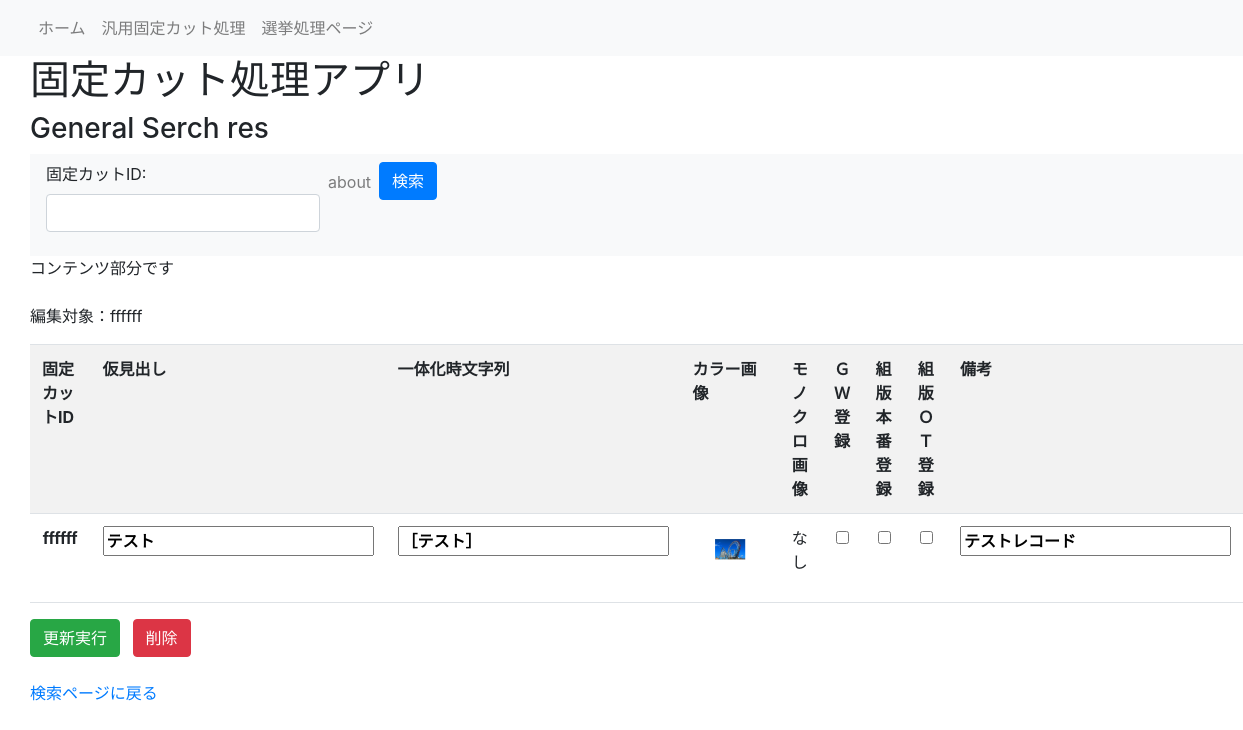
Page /general_detail/ffffff on the earlier database version.
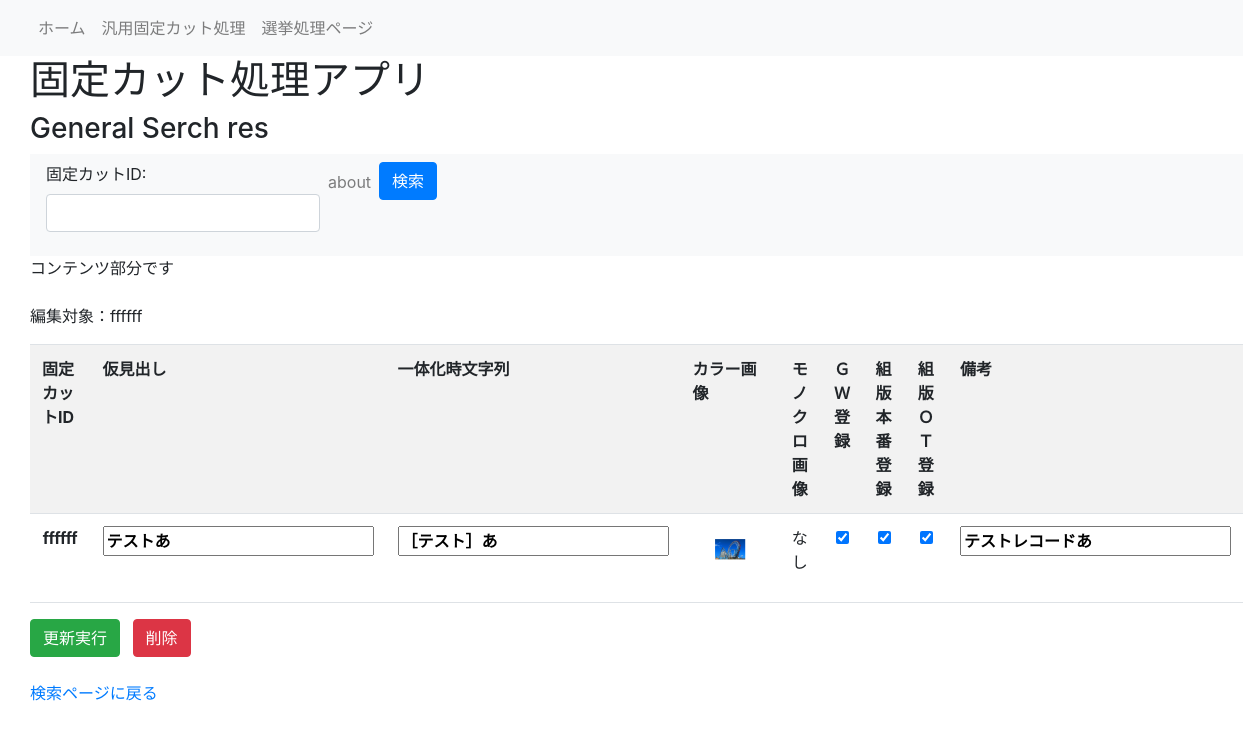
Same page on the later database version.
### fixedcut_app/models/fixedcut.py (models this page shows)
class FixedCut(db.Model):
    ___tablename__ = "fixedcut"
    id = db.Column(db.String(20), primary_key=True) #固定カットID
    midashi = db.Column(db.String(30)) #仮見出し
    Str = db.Column(db.String(100)) #一体化時文字列
    colorUrl = db.Column(db.String(100)) #カラー画像のURL
    monoUrl = db.Column(db.String(100)) #モノクロ画像のURL
    GWFlg = db.Column(db.Boolean, default=False) #GW登録対象
    prodFlg = db.Column(db.Boolean, default=False) #組版本番登録済みか
    OTFlg = db.Column(db.Boolean, default=False) #組版OT系登録済みか
    comment = db.Column(db.String(255)) #コメント
    created_at = db.Column(db.DateTime, nullable=False, default=datetime.now)  # 作成日時
    updated_at = db.Column(db.DateTime, nullable=False, default=datetime.now, onupdate=datetime.now)  # 更新日時

### fixedcut_app/views.py (the view, shortened to what this page needs)
@app.route('/general_detail/<string:id>', methods=['GET', 'POST'])
def general_detail(id):
    if request.method == 'GET':
        results = db.session.query(FixedCut).filter(FixedCut.id.contains(id)).all()
        print(results[0].GWFlg)
        return render_template('general_detail.html', results=results)

### fixedcut_app/views.py (called while the page is built)
@app.before_request
def log_request():
    app.logger.info("Request: %s %s from %s", request.method, request.path, request.remote_addr)

### fixedcut_app/templates/general_detail.html (shortened to what this page needs)
{% extends 'layout.html' %}
{% block header %}
<h3>General Serch res</h3>
{% endblock %}
{% block content %}
コンテンツ部分です
{% endblock %}
{% block serchbar %}
<nav class="navbar navbar-expand-lg navbar-light bg-light">
    <form class="form-group" action="senkyo-serch" method="POST">
        <ul class="navbar-nav">
            <li class="nav-item">
                <label for="ID">固定カットID:</label>
                <input name="ID" type="ID" class="form-control" id="ID">
            </li>
            <li class="nav-item">
                <a class="nav-link" href="#">about</a>
            </li>
            <li class="nav-item">
                <button type="submit" class="btn btn-primary">検索</button>
            </li>
        </ul>
    </form>
</nav>
{% endblock %}
{% block serch_result %}
 <div class="pad">
    <p>編集対象：{{results[0].id}}</p>
    <form action="/general_detail/{{ results[0].id }}" method="POST" enctype="multipart/form-data">
        <table class="table table-striped table-hover">
            <tr>
                <th>固定カットID</th>
                <th>仮見出し</th>
                <th>一体化時文字列</th>
                <th>カラー画像</th>
                <th>モノクロ画像</th>
                <th>ＧＷ登録</th>
                <th>組版本番登録</th>
                <th>組版ＯＴ登録</th>
                <th>備考</th>
            </tr>
        {% for res in results %}
        <tr>
            <td class="text-center fw-bold">{{ res.id }}</td>
            <td class="text-center"><input name="midashi" type="text" value="{{ res.midashi }}" class="fw-bold"></input></td>
            <td class="text-center"><input name="Str" type="text" value="{{ res.Str }}" class="fw-bold"></input></td>
            <td>
                {% if ".eps" in res.colorUrl %}
                <a href="/download/static/{{ res.colorUrl }}">ダウンロード</a></td>
                {% elif ".jpg" in res.colorUrl %}
                <img src="{{ url_for('static', filename=res.colorUrl) }}" height="50" alt="">
                {% elif ".jpeg" in res.colorUrl %}
                <img src="{{ url_for('static', filename=res.colorUrl) }}" height="50" alt="">
                {% elif ".svg" in res.colorUrl %}
                <img src="{{ url_for('static', filename=res.colorUrl) }}" height="50" alt="">
                {% else %}
                <p>なし</p>
                {% endif %}
            <td>
                {% if ".eps" in res.monoUrl %}
                <a href="{{ res.monoUrl }}" download="モノクロ画像.eps">ダウンロード</a>
                {% elif ".jpg" in res.monoUrl %}
                <img src="{{ url_for('static', filename=res.monoUrl) }}" height="50" alt="">
                {% elif ".jpeg" in res.monoUrl %}
                <img src="{{ url_for('static', filename=res.monoUrl) }}" height="50" alt="">
                {% elif ".svg" in res.monoUrl %}
                <img src="{{ url_for('static', filename=res.monoUrl) }}" height="50" alt="">
                {% else %}
                <p>なし</p>
                {% endif %}
            </td>
            <td class="text-center">
                {% if res.GWFlg==True %}
                <input name="GWFlg" type="checkbox" checked class="fw-bold">
                {% else %}
                <input name="GWFlg" type="checkbox" class="fw-bold">
                {% endif %}
            </td>
             <td class="text-center">
                {% if res.prodFlg==True %}
                <input name="prodFlg" type="checkbox" checked class="fw-bold">
                {% else %}
                <input name="prodFlg" type="checkbox" class="fw-bold">
                {% endif %}
            </td>
            <td class="text-center">
                {% if res.OTFlg==True %}
                <input name="OTFlg" type="checkbox" checked class="fw-bold">
                {% else %}
                <input name="OTFlg" type="checkbox" class="fw-bold">
                {% endif %}
            </td>
            <td class="text-center"><input name="comment" type="text" value="{{ res.comment }}" class="fw-bold"></input></td>
        </tr>
        {% endfor %}
    </table>
    <div class="mt-3">
        <button type="submit" class="btn btn-success me-2">更新実行</button>
        <button type="button" class="btn btn-danger" onclick="confirmDelete('{{ results[0].id }}')">削除</button>
    </div>
</form>
</div>
{% endblock %}
{% block footer %}
<div class="mt-4">
    <a href="/general">検索ページに戻る</a>
</div>
{% endblock %}

### fixedcut_app/templates/layout.html (shortened to what this page needs)
<!DOCTYPE html>
<html>
    <link href="https://cdn.jsdelivr.net/npm/bootstrap@5.3.0/dist/css/bootstrap.min.css" rel="stylesheet">
    <link rel="stylesheet" href="https://cdn.jsdelivr.net/npm/bootstrap@4.1.3/dist/css/bootstrap.min.css">
    <link href="{{ url_for('static', filename='css/style.css') }}" rel="stylesheet">
    <head>
    </head>
    <body>
        <nav class="navbar navbar-expand-lg navbar-light bg-light pad">
            <ul class="navbar-nav">
                <li class="nav-item">
                    <a class="nav-link" href="/">ホーム</a>
                </li>
                <li class="nav-item">
                    <a class="nav-link" href="/general">汎用固定カット処理</a>
                </li>
                <li class="nav-item">
                    <a class="nav-link" href="/senkyo">選挙処理ページ</a>
                </li>
            </ul>
        </nav>
        <h1 class="pad">固定カット処理アプリ</h1>
        <div class="heder pad">
            {% block header %}{% endblock %}
        </div>
        <div class="pad">
            {% block serchbar %}{% endblock %}
        </div>
        <div class="pad">
            {% block content %}{% endblock %}
        </div>
        <dev class="pad">
        <div class=serch_result>
            {% block serch_result %}{% endblock %}
        </div>
        <div class="footer pad">
            {% block footer %}{% endblock %}
        </div>
    </body>
</html>

### fixedcut_app/templates/static/css/style.css (style rules this page uses)
.pad { padding-left: 30px; }

Differences in the rows shown:
changed FixedCut "ffffff": midashi "テスト" → "テストあ"; Str "［テスト］" → "［テスト］あ"; comment "テストレコード" → "テストレコードあ"; GWFlg "☐" → "☑"; prodFlg "☐" → "☑"; OTFlg "☐" → "☑"
